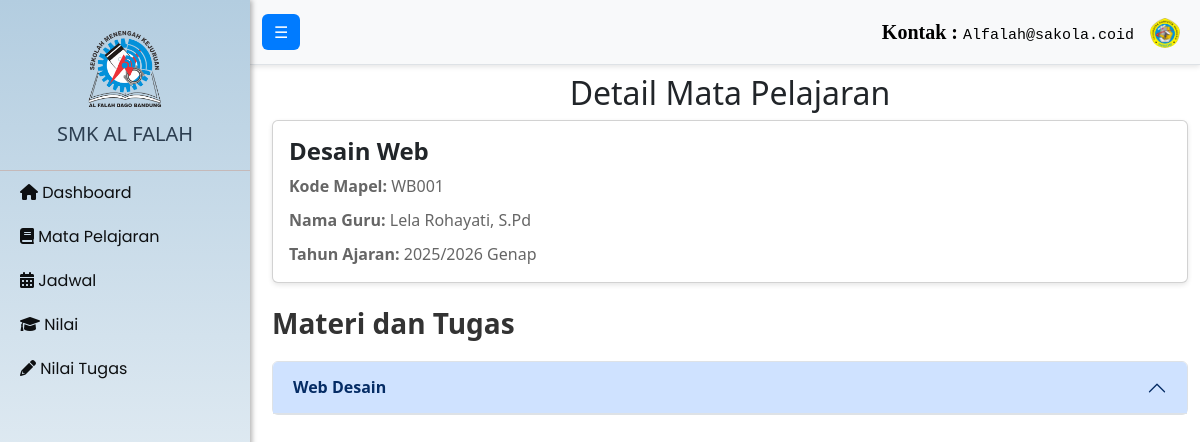
/Siswa/detail_mapel.php?kode_mapel=WB001 (signed in), run on the app's committed database.
### tables this page shows
CREATE TABLE `siswa` (
  `nis` varchar(50) NOT NULL,
  `password` varchar(255) NOT NULL,
  `nama_siswa` varchar(100) NOT NULL,
  `email` varchar(100) NOT NULL,
  `id_kelas` int(11) DEFAULT NULL,
  `nama_wali_kelas` varchar(100) DEFAULT NULL,
  `angkatan` varchar(10) DEFAULT NULL,
  `id_jurusan` int(3) NOT NULL,
  `foto_profil` varchar(255) NOT NULL,
  `terakhir_login` datetime DEFAULT NULL
);

CREATE TABLE `mata_pelajaran` (
  `kode_mapel` varchar(50) NOT NULL,
  `nama_mapel` varchar(100) NOT NULL,
  `deskripsi` text DEFAULT NULL,
  `jenis` varchar(50) DEFAULT NULL,
  `gambar` varchar(255) DEFAULT NULL
);

CREATE TABLE `guru` (
  `nip` varchar(50) NOT NULL,
  `password` varchar(255) NOT NULL,
  `nama_guru` varchar(100) NOT NULL,
  `email` varchar(100) NOT NULL,
  `id_jurusan` int(3) DEFAULT NULL,
  `foto_profil` varchar(255) NOT NULL,
  `terakhir_login` datetime DEFAULT NULL
);

CREATE TABLE `tahun_ajaran` (
  `id_tahun_ajaran` int(11) NOT NULL,
  `tahun_ajaran` varchar(50) NOT NULL
);

CREATE TABLE `topik` (
  `topik_id` int(11) NOT NULL,
  `nama_topik` varchar(255) NOT NULL,
  `kode_mapel` varchar(50) DEFAULT NULL,
  `id_kelas` int(11) DEFAULT NULL,
  `id_tahun_ajaran` int(11) NOT NULL
);

### Siswa/detail_mapel.php (the view, shortened to what this page needs)
<!DOCTYPE html>
<html lang="en">
<head>
    <link href="https://cdn.jsdelivr.net/npm/bootstrap@5.3.0/dist/css/bootstrap.min.css" rel="stylesheet">
    <link rel="stylesheet" href="../css/detailSiswa.css">
</head>
<body>
<?php
include '../navbar/navSiswa.php';
$query_latest_tahun_ajaran = "SELECT id_tahun_ajaran, tahun_ajaran FROM tahun_ajaran ORDER BY tahun_ajaran DESC LIMIT 1";
$result_latest_tahun_ajaran = mysqli_query($conn, $query_latest_tahun_ajaran);
$row_latest_tahun_ajaran = mysqli_fetch_assoc($result_latest_tahun_ajaran);
$id_tahun_ajaran = $row_latest_tahun_ajaran['id_tahun_ajaran'];
$kode_mapel = $_GET['kode_mapel'];
$query_kelas = "
    SELECT siswa.nis, siswa.id_kelas, kelas.id_kelas, tahun_ajaran.id_tahun_ajaran, tahun_ajaran.tahun_ajaran
    FROM siswa
    JOIN kelas ON siswa.id_kelas = kelas.id_kelas
    JOIN tahun_ajaran ON tahun_ajaran.id_tahun_ajaran = kelas.id_tahun_ajaran
    WHERE nis = '$nis_siswa'
";
$result_kelas = mysqli_query($conn, $query_kelas);
$row_kelas = mysqli_fetch_assoc($result_kelas);
$id_kelas = $row_kelas['id_kelas'];
$query_mapel = "
    SELECT mp.kode_mapel, mp.nama_mapel,
           (SELECT nip FROM jadwal WHERE kode_mapel = mp.kode_mapel AND id_kelas = '$id_kelas' LIMIT 1) AS nip_guru
    FROM mata_pelajaran mp
    WHERE mp.kode_mapel = '$kode_mapel'
    LIMIT 1
";
$result_mapel = mysqli_query($conn, $query_mapel);
$row_mapel = mysqli_fetch_assoc($result_mapel);
$nip_guru = $row_mapel['nip_guru'];
$query_guru = "
    SELECT nama_guru
    FROM guru
    WHERE nip = '$nip_guru'
";
$result_guru = mysqli_query($conn, $query_guru);
$row_guru = mysqli_fetch_assoc($result_guru);
$query_topik = "
    SELECT t.topik_id, t.nama_topik
    FROM topik t
    JOIN kelas k ON t.id_kelas = k.id_kelas
    WHERE t.kode_mapel = '$kode_mapel' AND k.id_tahun_ajaran = $id_tahun_ajaran
    ORDER BY t.topik_id
";
$result_topik = mysqli_query($conn, $query_topik);
?>
<div id="mainContent" class="container mt-4">
    <h2>Detail Mata Pelajaran</h2>
    <div class="card mb-4">
        <div class="card-body">
            <h5 class="card-title"><?php echo htmlspecialchars($row_mapel['nama_mapel']); ?></h5>
            <p class="card-text"><strong>Kode Mapel:</strong> <?php echo htmlspecialchars($row_mapel['kode_mapel']); ?></p>
            <p class="card-text"><strong>Nama Guru:</strong> <?php echo htmlspecialchars($row_guru['nama_guru']); ?></p>
            <p class="card-text"><strong>Tahun Ajaran:</strong> <?php echo htmlspecialchars($row_kelas['tahun_ajaran']); ?></p>
        </div>
    </div>
    <div class="accordion" id="accordionExample">
        <h3>Materi dan Tugas</h3>
        <?php
        while ($row_topik = mysqli_fetch_assoc($result_topik)) {
            $topik_id = $row_topik['topik_id'];
            ?>
            <div class="accordion-item">
                <h2 class="accordion-header" id="heading<?php echo $topik_id; ?>">
                    <button class="accordion-button" type="button" data-bs-toggle="collapse" data-bs-target="#collapse<?php echo $topik_id; ?>" aria-expanded="true" aria-controls="collapse<?php echo $topik_id; ?>">
                        <?php echo htmlspecialchars($row_topik['nama_topik']); ?>
                    </button>
                </h2>
            </div>
            <?php
        }
        ?>
    </div>
</div>
</body>
</html>

### navbar/navSiswa.php (shortened to what this page needs)
<?php
include '../db.php';
$nis_siswa = $_SESSION['nis_siswa'];
$querySiswa = "SELECT foto_profil FROM siswa WHERE nis = '$nis_siswa'";
$resultSiswa = mysqli_query($conn, $querySiswa);
$siswa = mysqli_fetch_assoc($resultSiswa);
$fotoProfil = !empty($siswa['foto_profil']) ? '../uploads/profile/' . $siswa['foto_profil'] : 'https://via.placeholder.com/30';
?>
<!DOCTYPE html>
<html lang="en">
<head>
    <link href="https://cdn.jsdelivr.net/npm/bootstrap@5.3.0/dist/css/bootstrap.min.css" rel="stylesheet">
    <link rel="stylesheet" href="../css/styles.css">
    <link rel="stylesheet" href="https://cdnjs.cloudflare.com/ajax/libs/font-awesome/6.0.0-beta3/css/all.min.css">
</head>
<body>
    <div class="d-flex" id="wrapper">
        <div class="sidebar" id="sidebar-wrapper">
            <div class="sidebar-heading text-center py-4">
                <img src="..\uploads\gambar\logo.png" alt="Logo" class="logo-img">
                <h4 class="mt-2">SMK AL FALAH</h4>
            </div>
            <div class="list-group list-group-flush">
                <a href="dasboardSiswa.php" class="sidebar-item">
                    <i class="fas fa-home-alt"></i> Dashboard
                </a>
                <a href="index.php" class="sidebar-item">
                    <i class="fas fa-book"></i> Mata Pelajaran
                </a>
                <a href="jadwalSiswa.php" class="sidebar-item">
                    <i class="fas fa-calendar-alt"></i> Jadwal
                </a>
                <a href="nilaiSiswa.php" class="sidebar-item">
                    <i class="fas fa-graduation-cap"></i> Nilai
                </a>
                <a href="nilaiTugas.php" class="sidebar-item">
                    <i class="fas fa-pencil-alt"></i> Nilai Tugas
                </a>
            </div>
        </div>
        <div id="page-content-wrapper">
            <nav class="navbar navbar-expand-lg navbar-light bg-light border-bottom">
                <div class="container-fluid">
                    <button class="btn btn-primary" id="menu-toggle">☰</button>
                    <div class="collapse navbar-collapse" id="navbarContent">
                        <ul class="navbar-nav ms-auto mb-2 mb-lg-0">
                            <li class="nav-item">
                                <a class="nav-link" aria-current="page" href="#">Kontak : <span>Alfalah@sakola.coid</span></a>
                            </li>
                        </ul>
                    </div>
                    <div class="dropdown">
                        <ul class="navbar-nav ms-auto">
                            <li class="nav-item-dropdown">
                                <a class="nav-link dropdown-toggle" href="#" id="navbarProfile" role="button" data-bs-toggle="dropdown" aria-expanded="false">
                                    <img src="<?php echo $fotoProfil; ?>" class="rounded-circle" alt="Profile Image" style="width: 30px; height: 30px;">
                                </a>
                            </li>
                        </ul>
                    </div>
                </div>
            </nav>

### css/detailSiswa.css (style rules this page uses)
#mainContent { margin-top: 20px; }
h2 { text-align: center; margin-bottom: 20px; color: #333; }
.card { border: none; border-radius: 8px; box-shadow: 0px 2px 5px rgba(0, 0, 0, 0.1); margin-bottom: 20px; }
.card-body { padding: 20px; }
.card-title { font-size: 1.5rem; font-weight: bold; color: #007bff; }
.card-text { font-size: 1rem; color: #666; margin-bottom: 10px; }
.accordion { margin: 20px 0; }
.accordion h3 { font-size: 1.75rem; font-weight: bold; color: #333; margin-bottom: 20px; }
.accordion-item { border: none; margin-bottom: 10px; }
.accordion-button { background-color: #007bff; color: white; font-weight: bold; border-radius: 4px; padding: 10px; transition: background-color 0.3s ease; }
.accordion-button:not(.collapsed) { background-color: #0056b3; }
.mt-2 { margin-top: 10px; }

### css/styles.css (style rules this page uses)
body { overflow-x: hidden; text-decoration: none; }
#wrapper { display: flex; }
.sidebar { width: 250px; height: 100vh; position: fixed; top: 0; left: 0; background: linear-gradient(to bottom, #b3cde0, #ffffff); color: #ff0000; box-shadow: 2px 0 5px rgba(0, 0, 0, 0.3); overflow-y: auto; transition: all 0.3s ease; z-index: 9999; }
.sidebar-heading { border-bottom: 1px solid #c5b9b9; }
.logo-img { max-width: 100px; }
.sidebar-item { text-decoration: none; color: #0d0f11; border: none; border-radius: 0; padding: 10px 20px; font-size: 16px; font-family: 'Poppins', sans-serif; transition: background-color 0.3s, color 0.3s; }
a { text-decoration: none; }
.sidebar-heading h4 { font-size: 20px; margin: 0; color: #2c3e50; }
.dropdown-toggle { cursor: pointer; }
#page-content-wrapper { width: 100%; padding-left: 260px; transition: padding-left 0.25s ease-out; padding-top: 50px; }
.navbar { position: fixed; top: 0; left: 250px; width: calc(100% - 250px); z-index: 1000; box-shadow: 0 2px 5px rgba(0, 0, 0, 0.1); background: #000000; border-bottom: 1px solid #b3cde0; transition: left 0.3s ease, width 0.3s ease; }
.navbar .navbar-nav .nav-link { color: #000000; font-size: 20px; font-weight: bolder; font-family: 'Calibri'; }
.navbar .navbar-nav .nav-link span { font-family: 'Courier New', Courier, monospace; font-weight: 400; font-size: 15px; }
.navbar-nav .dropdown-toggle::after { display: none; }
.navbar .btn-primary { background-color: #007bff; border: none; }

### data on the page
siswa: foto_profil (picture), tahun_ajaran.tahun_ajaran "2025/2026 Genap"
mata_pelajaran: nama_mapel "Desain Web", kode_mapel "WB001"
guru: nama_guru "Lela Rohayati, S.Pd"
topik: nama_topik "Web Desain"
